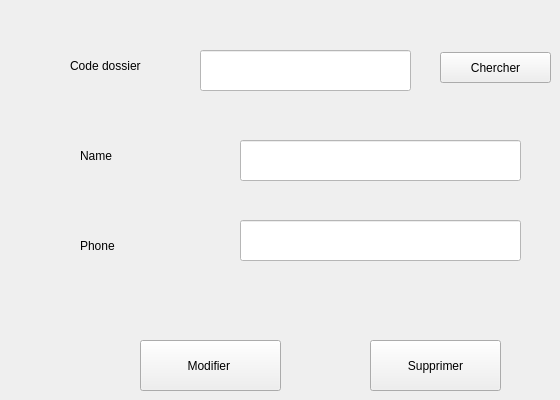
      <widget class="QWidget" name="tab_14">
       <attribute name="title">
        <string>Modifier client</string>
       </attribute>
       <widget class="QLabel" name="label_11">
        <property name="geometry">
         <rect>
          <x>80</x>
          <y>140</y>
          <width>101</width>
          <height>31</height>
         </rect>
        </property>
        <property name="styleSheet">
         <string notr="true">font: 75 12pt &quot;Californian FB&quot;;</string>
        </property>
        <property name="text">
         <string>Name</string>
        </property>
       </widget>
       <widget class="QLineEdit" name="lineEdit_35">
        <property name="geometry">
         <rect>
          <x>240</x>
          <y>140</y>
          <width>281</width>
          <height>41</height>
         </rect>
        </property>
        <property name="styleSheet">
         <string notr="true">color: rgb(0, 0, 0);
font: 75 12pt &quot;MS Shell Dlg 2&quot;;
background-color: rgb(255, 255, 255);</string>
        </property>
       </widget>
       <widget class="QPushButton" name="btn_client_2">
        <property name="geometry">
         <rect>
          <x>140</x>
          <y>340</y>
          <width>141</width>
          <height>51</height>
         </rect>
        </property>
        <property name="text">
         <string>Modifier </string>
        </property>
       </widget>
       <widget class="QLineEdit" name="lineEdit_36">
        <property name="geometry">
         <rect>
          <x>240</x>
          <y>220</y>
          <width>281</width>
          <height>41</height>
         </rect>
        </property>
        <property name="styleSheet">
         <string notr="true">background-color: rgb(255, 255, 255);
font: 75 12pt &quot;MS Shell Dlg 2&quot;;
color: rgb(0, 0, 0);</string>
        </property>
       </widget>
       <widget class="QLabel" name="label_13">
        <property name="geometry">
         <rect>
          <x>80</x>
          <y>230</y>
          <width>111</width>
          <height>31</height>
         </rect>
        </property>
        <property name="styleSheet">
         <string notr="true">font: 75 12pt &quot;Californian FB&quot;;</string>
        </property>
        <property name="text">
         <string>Phone</string>
        </property>
       </widget>
       <widget class="QPushButton" name="btn_supp_client">
        <property name="geometry">
         <rect>
          <x>370</x>
          <y>340</y>
          <width>131</width>
          <height>51</height>
         </rect>
        </property>
        <property name="text">
         <string>Supprimer</string>
        </property>
       </widget>
       <widget class="QLineEdit" name="lineEdit_32">
        <property name="geometry">
         <rect>
          <x>200</x>
          <y>50</y>
          <width>211</width>
          <height>41</height>
         </rect>
        </property>
        <property name="styleSheet">
         <string notr="true">color: rgb(0, 0, 0);
background-color: rgb(255, 255, 255);
font: 75 12pt &quot;MS Shell Dlg 2&quot;;</string>
        </property>
       </widget>
       <widget class="QLabel" name="label_4">
        <property name="geometry">
         <rect>
          <x>70</x>
          <y>50</y>
          <width>101</width>
          <height>31</height>
         </rect>
        </property>
        <property name="styleSheet">
         <string notr="true">font: 75 12pt &quot;Californian FB&quot;;</string>
        </property>
        <property name="text">
         <string>Code dossier </string>
        </property>
       </widget>
       <widget class="QPushButton" name="chercher_client">
        <property name="geometry">
         <rect>
          <x>440</x>
          <y>52</y>
          <width>111</width>
          <height>31</height>
         </rect>
        </property>
        <property name="text">
         <string>Chercher</string>
        </property>
       </widget>
      </widget>
